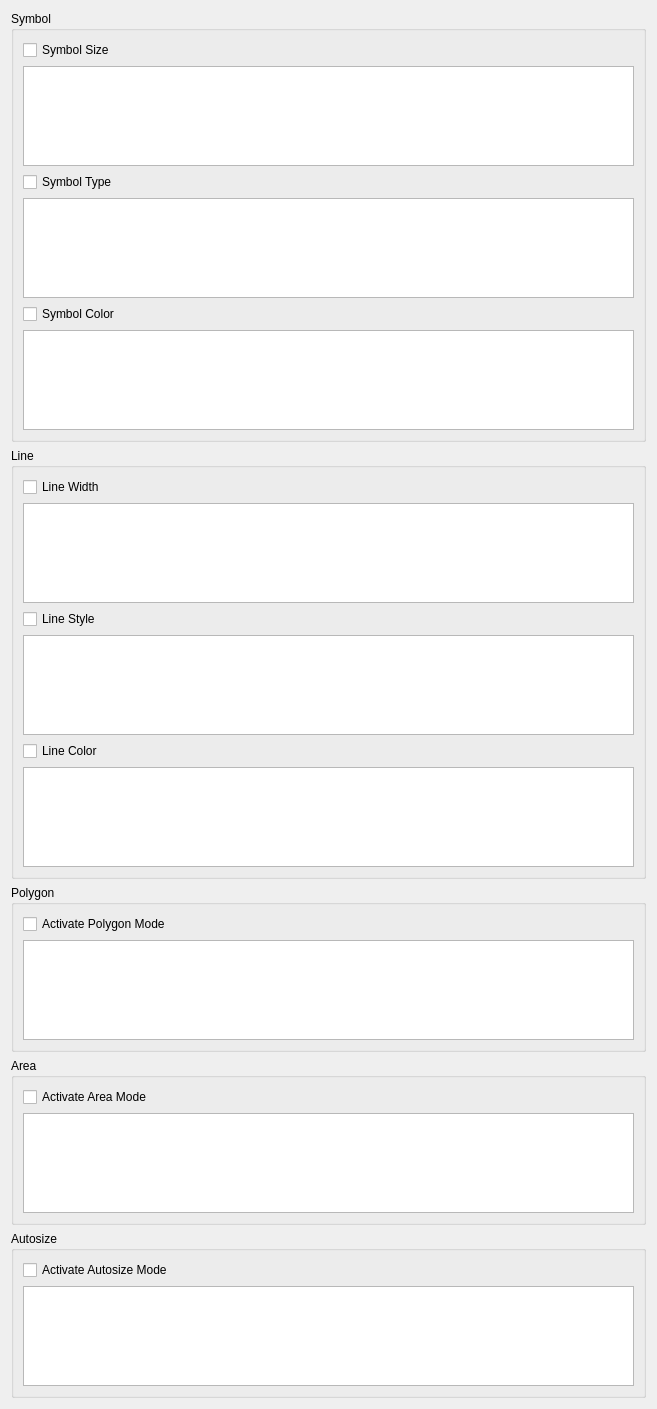
            <widget class="QWidget" name="scrollAreaWidgetContents_2">
             <property name="geometry">
              <rect>
               <x>0</x>
               <y>0</y>
               <width>657</width>
               <height>1338</height>
              </rect>
             </property>
             <layout class="QVBoxLayout" name="verticalLayout_28">
              <item>
               <widget class="QGroupBox" name="groupBox_18">
                <property name="title">
                 <string>Symbol</string>
                </property>
                <layout class="QVBoxLayout" name="verticalLayout_25">
                 <item>
                  <widget class="QCheckBox" name="checkBox_6">
                   <property name="toolTip">
                    <string>Activate local symbolsize</string>
                   </property>
                   <property name="text">
                    <string>Symbol Size</string>
                   </property>
                  </widget>
                 </item>
                 <item>
                  <widget class="QTableView" name="tableView_2">
                   <property name="sizePolicy">
                    <sizepolicy hsizetype="Expanding" vsizetype="Fixed">
                     <horstretch>0</horstretch>
                     <verstretch>0</verstretch>
                    </sizepolicy>
                   </property>
                   <property name="maximumSize">
                    <size>
                     <width>16777215</width>
                     <height>100</height>
                    </size>
                   </property>
                   <property name="toolTip">
                    <string>Symbolsize by column.</string>
                   </property>
                  </widget>
                 </item>
                 <item>
                  <widget class="QCheckBox" name="checkBox_7">
                   <property name="toolTip">
                    <string>Symbol type(square or circle)</string>
                   </property>
                   <property name="text">
                    <string>Symbol Type</string>
                   </property>
                  </widget>
                 </item>
                 <item>
                  <widget class="QTableView" name="tableView_3">
                   <property name="sizePolicy">
                    <sizepolicy hsizetype="Expanding" vsizetype="Fixed">
                     <horstretch>0</horstretch>
                     <verstretch>0</verstretch>
                    </sizepolicy>
                   </property>
                   <property name="maximumSize">
                    <size>
                     <width>16777215</width>
                     <height>100</height>
                    </size>
                   </property>
                   <property name="toolTip">
                    <string>symbol type by column</string>
                   </property>
                  </widget>
                 </item>
                 <item>
                  <widget class="QCheckBox" name="checkBox_11">
                   <property name="toolTip">
                    <string>Symbol color by column</string>
                   </property>
                   <property name="text">
                    <string>Symbol Color</string>
                   </property>
                  </widget>
                 </item>
                 <item>
                  <widget class="QTableView" name="tableView_4">
                   <property name="sizePolicy">
                    <sizepolicy hsizetype="Expanding" vsizetype="Fixed">
                     <horstretch>0</horstretch>
                     <verstretch>0</verstretch>
                    </sizepolicy>
                   </property>
                   <property name="maximumSize">
                    <size>
                     <width>16777215</width>
                     <height>100</height>
                    </size>
                   </property>
                   <property name="toolTip">
                    <string>Symbol color by column</string>
                   </property>
                  </widget>
                 </item>
                </layout>
               </widget>
              </item>
              <item>
               <widget class="QGroupBox" name="groupBox_19">
                <property name="toolTip">
                 <string/>
                </property>
                <property name="title">
                 <string>Line</string>
                </property>
                <layout class="QVBoxLayout" name="verticalLayout_26">
                 <item>
                  <widget class="QCheckBox" name="checkBox_13">
                   <property name="toolTip">
                    <string>Use linewidth by column</string>
                   </property>
                   <property name="text">
                    <string>Line Width</string>
                   </property>
                  </widget>
                 </item>
                 <item>
                  <widget class="QTableView" name="tableView_5">
                   <property name="sizePolicy">
                    <sizepolicy hsizetype="Expanding" vsizetype="Fixed">
                     <horstretch>0</horstretch>
                     <verstretch>0</verstretch>
                    </sizepolicy>
                   </property>
                   <property name="maximumSize">
                    <size>
                     <width>16777215</width>
                     <height>100</height>
                    </size>
                   </property>
                   <property name="toolTip">
                    <string>Linewidth by column</string>
                   </property>
                  </widget>
                 </item>
                 <item>
                  <widget class="QCheckBox" name="checkBox_14">
                   <property name="toolTip">
                    <string>Use line style by column</string>
                   </property>
                   <property name="text">
                    <string>Line Style</string>
                   </property>
                  </widget>
                 </item>
                 <item>
                  <widget class="QTableView" name="tableView_6">
                   <property name="sizePolicy">
                    <sizepolicy hsizetype="Expanding" vsizetype="Fixed">
                     <horstretch>0</horstretch>
                     <verstretch>0</verstretch>
                    </sizepolicy>
                   </property>
                   <property name="maximumSize">
                    <size>
                     <width>16777215</width>
                     <height>100</height>
                    </size>
                   </property>
                   <property name="toolTip">
                    <string>Use line style by column. Identical to Qt::LineStyle</string>
                   </property>
                  </widget>
                 </item>
                 <item>
                  <widget class="QCheckBox" name="checkBox_15">
                   <property name="text">
                    <string>Line Color</string>
                   </property>
                  </widget>
                 </item>
                 <item>
                  <widget class="QTableView" name="tableView_7">
                   <property name="sizePolicy">
                    <sizepolicy hsizetype="Expanding" vsizetype="Fixed">
                     <horstretch>0</horstretch>
                     <verstretch>0</verstretch>
                    </sizepolicy>
                   </property>
                   <property name="maximumSize">
                    <size>
                     <width>16777215</width>
                     <height>100</height>
                    </size>
                   </property>
                  </widget>
                 </item>
                </layout>
               </widget>
              </item>
              <item>
               <widget class="QGroupBox" name="groupBox_20">
                <property name="title">
                 <string>Polygon</string>
                </property>
                <layout class="QVBoxLayout" name="verticalLayout_27">
                 <item>
                  <widget class="QCheckBox" name="checkBox_16">
                   <property name="toolTip">
                    <string>Draw polygon bubbles (used for filling the area under a graph)</string>
                   </property>
                   <property name="text">
                    <string>Activate Polygon Mode</string>
                   </property>
                  </widget>
                 </item>
                 <item>
                  <widget class="QTableView" name="tableView_8">
                   <property name="sizePolicy">
                    <sizepolicy hsizetype="Expanding" vsizetype="Fixed">
                     <horstretch>0</horstretch>
                     <verstretch>0</verstretch>
                    </sizepolicy>
                   </property>
                   <property name="maximumSize">
                    <size>
                     <width>16777215</width>
                     <height>100</height>
                    </size>
                   </property>
                   <property name="toolTip">
                    <string>poligon mode per column</string>
                   </property>
                  </widget>
                 </item>
                </layout>
               </widget>
              </item>
              <item>
               <widget class="QGroupBox" name="groupBox_21">
                <property name="title">
                 <string>Area</string>
                </property>
                <layout class="QVBoxLayout" name="verticalLayout_29">
                 <item>
                  <widget class="QCheckBox" name="checkBox_17">
                   <property name="toolTip">
                    <string>draw bigger squares instead of dots. the data for the size must be present to have any effect.</string>
                   </property>
                   <property name="text">
                    <string>Activate Area Mode</string>
                   </property>
                  </widget>
                 </item>
                 <item>
                  <widget class="QTableView" name="tableView_9">
                   <property name="sizePolicy">
                    <sizepolicy hsizetype="Expanding" vsizetype="Fixed">
                     <horstretch>0</horstretch>
                     <verstretch>0</verstretch>
                    </sizepolicy>
                   </property>
                   <property name="maximumSize">
                    <size>
                     <width>16777215</width>
                     <height>100</height>
                    </size>
                   </property>
                   <property name="toolTip">
                    <string>draw bigger squares instead of dots. the data for the size must be present to have any effect.</string>
                   </property>
                  </widget>
                 </item>
                </layout>
               </widget>
              </item>
              <item>
               <widget class="QGroupBox" name="groupBox_22">
                <property name="title">
                 <string>Autosize</string>
                </property>
                <layout class="QVBoxLayout" name="verticalLayout_30">
                 <item>
                  <widget class="QCheckBox" name="checkBox_18">
                   <property name="toolTip">
                    <string>Autosize depending on a certain column of data.</string>
                   </property>
                   <property name="text">
                    <string>Activate Autosize Mode</string>
                   </property>
                  </widget>
                 </item>
                 <item>
                  <widget class="QTableView" name="tableView_10">
                   <property name="sizePolicy">
                    <sizepolicy hsizetype="Expanding" vsizetype="Fixed">
                     <horstretch>0</horstretch>
                     <verstretch>0</verstretch>
                    </sizepolicy>
                   </property>
                   <property name="maximumSize">
                    <size>
                     <width>16777215</width>
                     <height>100</height>
                    </size>
                   </property>
                   <property name="toolTip">
                    <string>Autosize depending on a certain column of data.</string>
                   </property>
                  </widget>
                 </item>
                </layout>
               </widget>
              </item>
             </layout>
            </widget>
